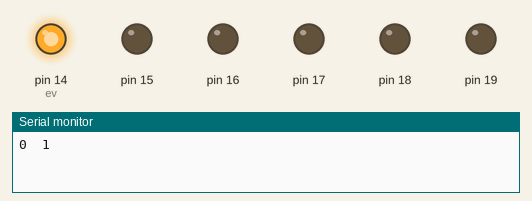
Simulated run of this sketch. Board: Arduino Uno, built with avr-gcc and run on an emulated ATmega328P. Parts: output pins drawn as LEDs (lit = HIGH), the last lines printed to the serial monitor.

Above: at 0.2 s.
At 1.2 s:
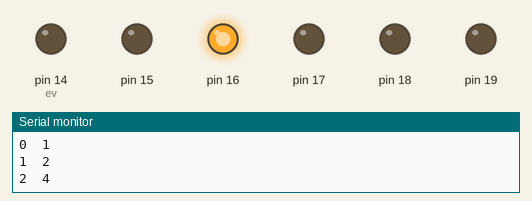
At 1.7 s:
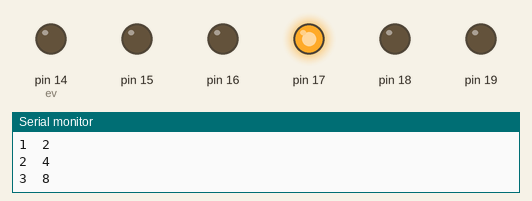
At 2.2 s:
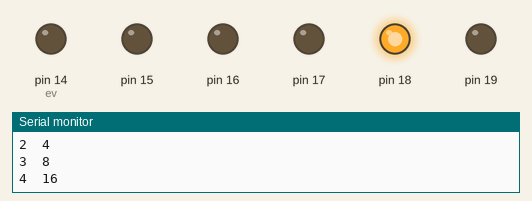
At 3.7 s:
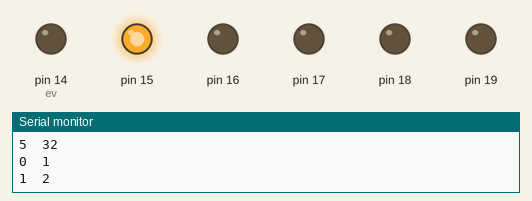
At 5.7 s:
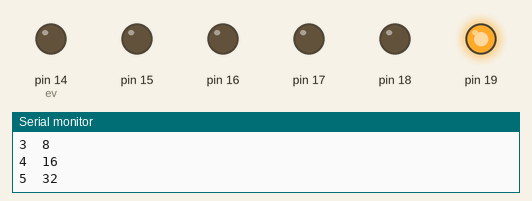
Timing chart, 0 to 6.9 s (numbered marks = the images above):
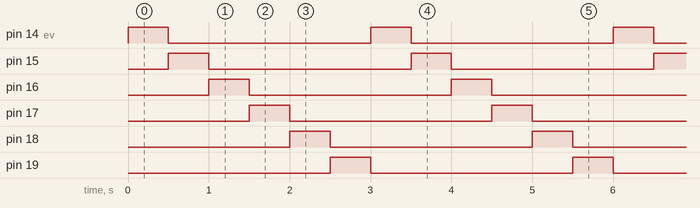

The sketch:

1-3x_walk.ino
```cpp
int ev = 0;
void setup() {
  Serial.begin(9600);
  DDRC = 0xFF;
}
void loop() {
  Serial.print(ev);
  PORTC = 1 << ev;
  ev = ++ev % 6; //irregular range control ++x%n [0..n]
  //ev = ++ev & 0x03; //regular range control ++x&(2^n) [0..2^n]
  Serial.print("\t");
  Serial.println(PORTC, DEC);
  delay(500); // ignore for speed test
}
```

Measured:
- by itself, pin 14 (ev), pin 15–19: alternates HIGH for 0.50 s and LOW for 2.5 s
- by itself, everything shown: repeats every 3.0 s, in 6 steps
